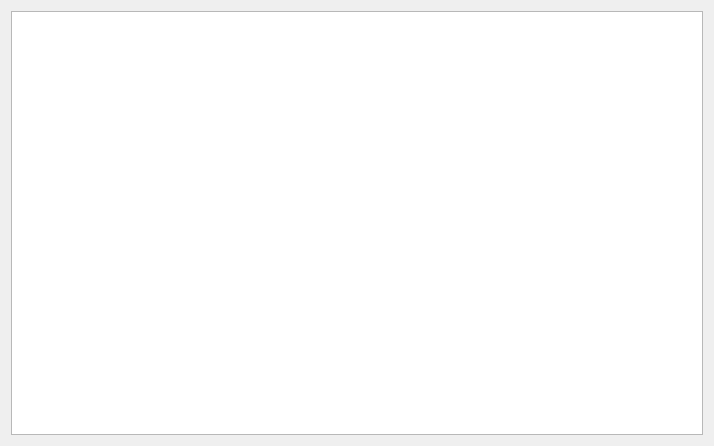
<?xml version="1.0" encoding="UTF-8"?>
<ui version="4.0">
 <class>ProcessingData</class>
 <widget class="QDialog" name="ProcessingData">
  <property name="geometry">
   <rect>
    <x>0</x>
    <y>0</y>
    <width>714</width>
    <height>446</height>
   </rect>
  </property>
  <property name="windowTitle">
   <string>Dialog</string>
  </property>
  <layout class="QVBoxLayout" name="verticalLayout_2">
   <item>
    <layout class="QVBoxLayout" name="verticalLayout">
     <item>
      <widget class="QTextBrowser" name="textBrowser"/>
     </item>
    </layout>
   </item>
  </layout>
 </widget>
 <resources/>
 <connections/>
</ui>
